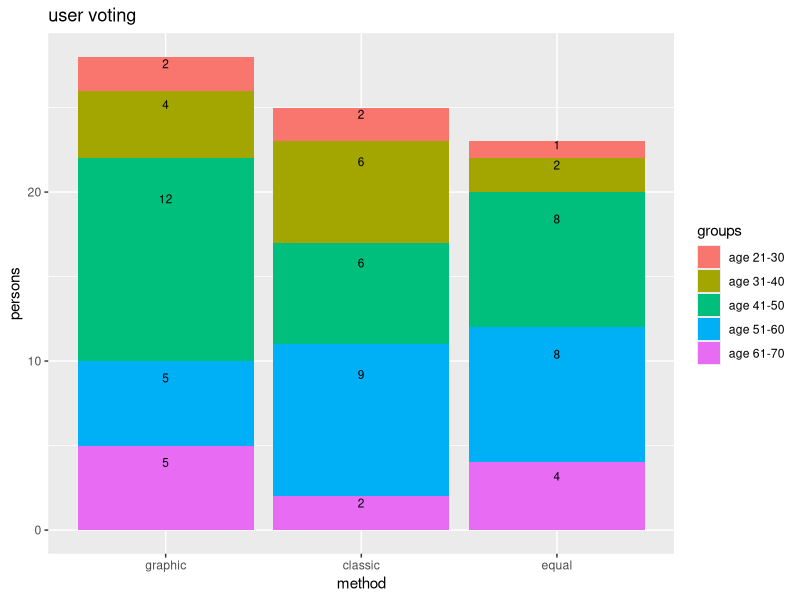

Generate this figure with R:
library(dplyr)
library(ggplot2)
library(scales)
#read.table("example.csv", header=TRUE, sep=";", dec=".")
testtable <- read.csv(file = 'Data/data.csv', header=TRUE, sep=";", dec=".")
accounttable <- read.csv(file = 'Data/account.csv', header=TRUE, sep=";", dec=".")
#testtable <- read.table("Data/data.csv", header=TRUE, sep=";", dec=".")
#accounttable <- read.table("Data/account.csv", header=TRUE, sep=";", dec=".")
#head (testtable)
#head (accounttable)
accframe=as.data.frame.matrix(accounttable)
newtest <- aggregate(accframe, by=list(accounttable$ACC2SURV_RATEGUI), FUN=length )
#reduced <- subset(newtest, select=c("Acc_ID"))

#colnames(newtest)

#names(newtest)[2] <- "User"
#newtest[2]
#accounttable[1:5]
#accounttable %>% select(ACC2SURV_INFOAGE)


accframe2 <- cbind(accframe,AGEGroup=NA)
accframe3 <- accframe2 %>% filter(!is.na(ACC2SURV_RATEGUI))
accframe3 <- accframe3 %>% filter(!is.na(ACC2SURV_INFOAGE))
accframe4 <- accframe3 %>% 
  mutate (AGEGroup = case_when(
    #ACC2SURV_INFOAGE == "53" ~ 'ALT',
    between(ACC2SURV_INFOAGE,21,30) ~ "age 21-30",
    between(ACC2SURV_INFOAGE,31,40) ~ "age 31-40",
    between(ACC2SURV_INFOAGE,41,50) ~ "age 41-50",
    between(ACC2SURV_INFOAGE,51,60) ~ "age 51-60",
    between(ACC2SURV_INFOAGE,61,70) ~ "age 61-70"
  )) 

accframe4 <- accframe4 %>% 
  mutate (ACC2SURV_RATEGUI = case_when(
    ACC2SURV_RATEGUI == "1" ~ 'classic',
    ACC2SURV_RATEGUI == "2" ~ 'graphic',
    ACC2SURV_RATEGUI == "3" ~ 'equal'
  ))

#accframe3 %>% select(ACC2SURV_INFOAGE)
accframe4 <- accframe4 %>% select(ACC2SURV_RATEGUI,ACC2SURV_INFOAGE, AGEGroup)
#accframe4
newtest2 <- aggregate(accframe4, by=list(accframe4$AGEGroup,accframe4$ACC2SURV_RATEGUI), FUN=length)
newtest2

#print(nrow(accframe4))
#rows <- as.numeric(count(accframe4))
#print(rows)
ggp <- ggplot(newtest2, aes(x = reorder(Group.2, -ACC2SURV_INFOAGE), y = ACC2SURV_INFOAGE,  fill = Group.1, label = ACC2SURV_INFOAGE)) +  # Create stacked bar chart
  geom_bar(stat = "identity")
ggp + geom_text(size = 3, position = position_stack(vjust = 0.8)) + labs(title = "user voting") + labs(x = "method")+ labs(y = "persons")+scale_fill_discrete(name = "groups")



